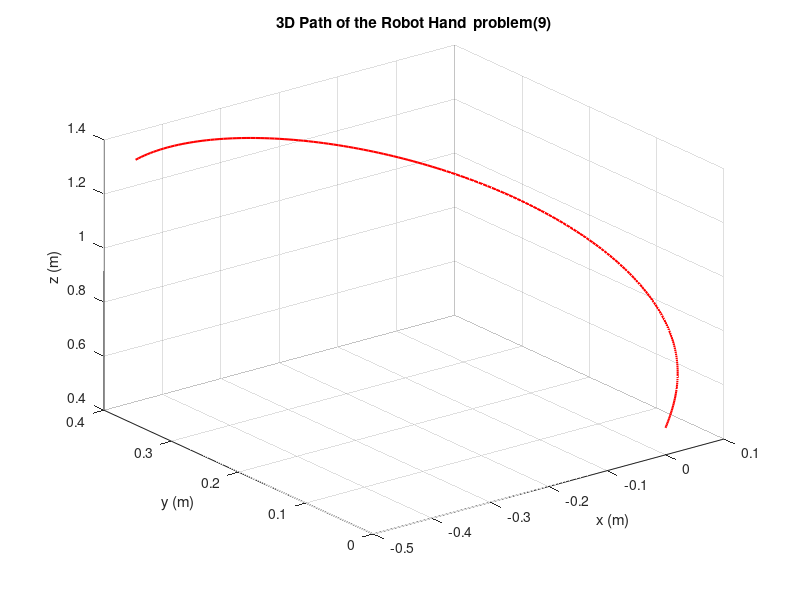

The MATLAB source for this figure:
%%preb worksheet%%
clc;clear;close all

%%relations and variabels%%
t = 0:0.001:0.2 ;
x = (0.5 + 5*t) .* sin(2*pi/3 * t) .* cos(4*pi*t);
y = (0.5 + 5*t) .* sin(2*pi/3 * t) .* sin(4*pi*t) ;
z = (0.5 + 5*t) .* cos(2*pi/3 * t);

%%plotting%%
plot3(x, y, z, 'r', 'LineWidth', 1.5) % Plot the path in red solid line

% Add labels, legend, and title
xlabel('x (m)');
ylabel('y (m)');
zlabel('z (m)');
title('3D Path of the Robot Hand _ problem(9)');
grid on
